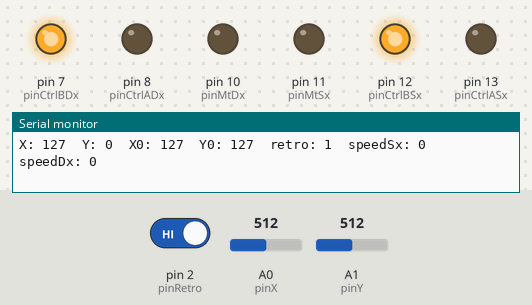
Simulated run of this sketch. Board: Arduino Uno, built with avr-gcc and run on an emulated ATmega328P. Shown: output pins drawn as LEDs (lit = HIGH), the last lines printed to the serial monitor. Inputs (shaded band) come from the test bench; at power-on: A0 (pinX) = 512, A1 (pinY) = 512, pin 2 (pinRetro) HIGH.

Above: at 1.2 s.
1.3 s: A0 (pinX) set to 551
At 2.3 s:
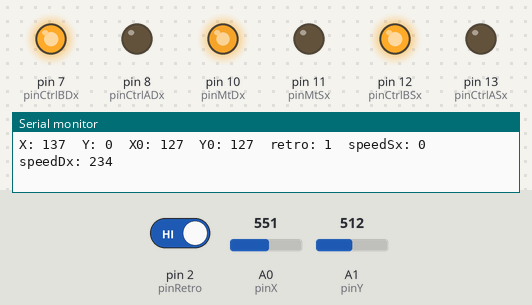
2.9 s: A1 (pinY) set to 493
At 4.0 s:
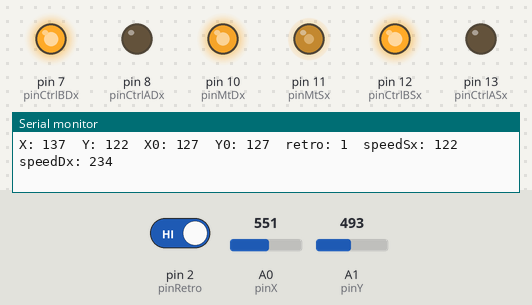
4.5 s: pin 2 (pinRetro) driven LOW
At 5.8 s:
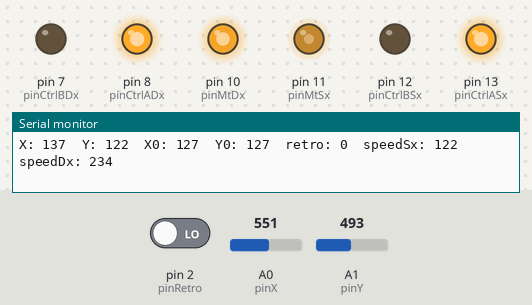
6.1 s: A1 (pinY) set to 511
At 7.4 s:
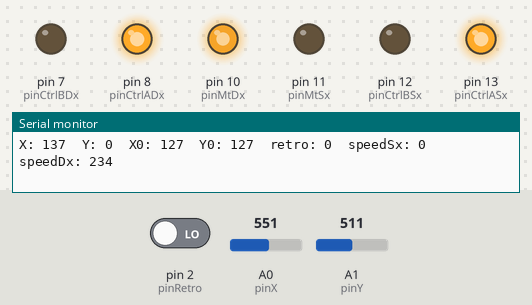
7.7 s: A0 (pinX) set to 511
At 9.0 s:
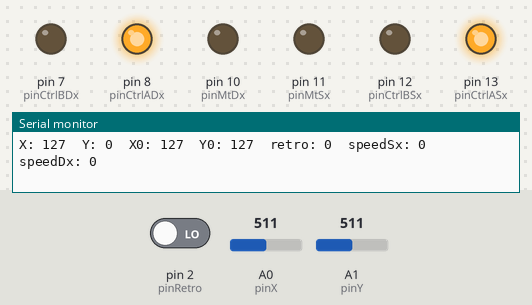
9.3 s: A0 (pinX) set to 478
At 9.8 s:
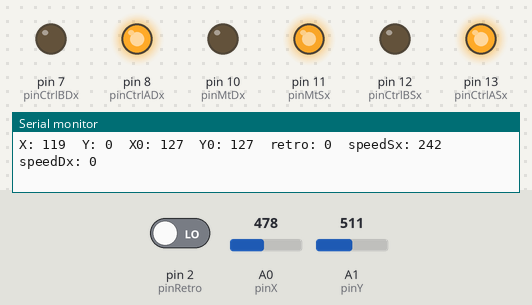
Timing chart, 0 to 11.9 s (numbered marks = the images above; inputs shaded):
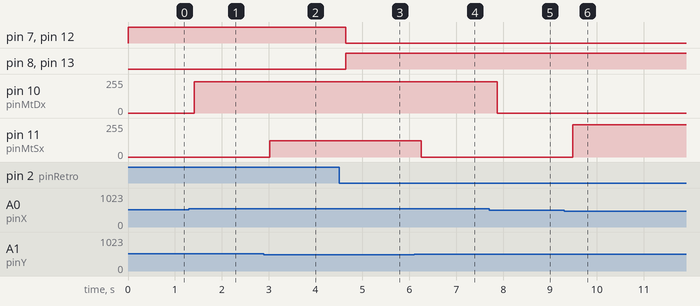

The sketch:

topomoto_003.ino
```cpp
//controllo 2 motori DC da 24 volt 75 watt
/**
per variare la velocità di rotazione uso in input un joystick
che pilota due uscite PWM (motore Sx e motore Dx).

L'asse Y del joystick rappresenta la velocità:
- AVANTI: da 127 a 255
- INDIETRO: da 126 a 0 (solo se interruttore specifico è HIGH)
- STOP: 127

L'asse X del joystick rappresenta la direzione:
- SINISTRA: da 0 a 126
- DESTRA: da 128 a 255
- DRITTO: 127

Per fermare i motori si usa sempre il joystick (Y = 127).


NOTA:
implementare illuminazione STOP: quando Y diminuisce


*/


//input del joystick
const int pinX = A0;
const int pinY = A1;

const int pinMtSx = 11; //PWM motore Sx
const int pinMtDx = 10; //PWM motore Dx
const int pinCtrlASx = 13; //control A motore SX
const int pinCtrlBSx = 12; //control B motore SX
const int pinCtrlADx = 8; //control A motore DX
const int pinCtrlBDx = 7; //control B motore DX
const int pinRetro = 2;


int x = 0; // asse X --> direzione
int y = 0; // asse Y --> velocità
int x0; //valore "zero" dell'asse X (quando il joystick non è toccato)
int y0; //valore "zero" dell'asse Y (quando il joystick non è toccato)
int toll = 5; // tolleranza delle misure


void setup() {
  Serial.begin(9600);

  pinMode(pinRetro, INPUT);
  pinMode(pinCtrlASx, OUTPUT);
  pinMode(pinCtrlBSx, OUTPUT);
  pinMode(pinCtrlADx, OUTPUT);
  pinMode(pinCtrlBDx, OUTPUT);

  initXY();
}

void loop() {
  int speedSx = 0;
  int speedDx = 0;
  boolean retro = (digitalRead(pinRetro) == HIGH); //interruttore per abilitare la retromarcia

  x = map(analogRead(pinX), 0, 1023, 0, 255); ///4;
  y = map(analogRead(pinY), 0, 1023, 0, 255); ///4;

  //Serial.print("X: " + String(x));
  //Serial.println("\tY: " + String(y));


//il joistik tutto giù da 255, tutto su da 0
//l'asse Y va da 255 (tutto giù) a 0 (tutto su)
 // y = 255 -y;

//se retro disabilitata: disabilito il joistick indietro
  if(!retro){
    avanti();
    if(y < (y0 - toll)){
      y = 0;
    }else if (y > (y0 + toll)){
      y = map(y, y0, 255, 1, 255);
    }else if (y > (y0 - toll) && y < (y0 + toll)){
      y = 0;
    }
  }

//se retro abilitata: disabilito il joistick avanti
  if(retro){
    indietro();
    if(y >= (y0 + toll)){
      y = 0;
    }else if (y < (y0 - toll)){
      y = map(y, y0, 0, 1, 60);
    } else if (y > (y0 - toll) && y < (y0 + toll)){
      y = 0;
    }
  }

 ////////////////////////////////////////////

  if(x < (x0 - toll)){ //direzione: SX-----------------------------------------------------------------------------------------------------------------------------------------------------------------------------
    //speedSx= y * (x/127); //x==0 --> motore di sx spento; x==123 --> entrambe i motori accesi
    speedSx = map(x, 0, 125, 0, 255);
    speedDx = y; //motore dx sempre acceso con velocità y

  }else if(x >(x0 + toll)){ // direzione DX
    speedSx = y; //motore sx sempre acceso con velocità y
    speedDx = map(x, 126, 255, 255, 0);  //x==0 --> motore di sx spento; x==123 --> entrambe i motori accesi
  }else if(x > (x0 - toll) && x < (x0 + toll)){
    speedSx = y;
    speedDx = y;
  }

  Serial.print("X: " + String(x));
  Serial.print("\tY: " + String(y));
  Serial.print("\tX0: " + String(x0));
  Serial.print("\tY0: " + String(y0));
  Serial.print("\tretro: " + String(retro));
  Serial.print("\tspeedSx: " + String(speedSx));
  Serial.println("\tspeedDx: " + String(speedDx));

  analogWrite(pinMtSx, speedSx);
  analogWrite(pinMtDx, speedDx);
  delay(200);


}

void initXY(){
  //x0 = analogRead(pinX)/4;
  //y0 = analogRead(pinY)/4;

  x0 = map(analogRead(pinX), 0, 1023, 0, 255);
  y0 = map(analogRead(pinY), 0, 1023, 0, 255);
}

void avanti(){
  digitalWrite(pinCtrlASx, HIGH);
  digitalWrite(pinCtrlBSx, LOW);
  digitalWrite(pinCtrlADx, HIGH);
  digitalWrite(pinCtrlBDx, LOW);
}

void indietro(){
  digitalWrite(pinCtrlASx, LOW);
  digitalWrite(pinCtrlBSx, HIGH);
  digitalWrite(pinCtrlADx, LOW);
  digitalWrite(pinCtrlBDx, HIGH);
}
```

Measured:
- the behaviour switches between 533 and 534 on A0 (pinX) (found by bisection; images 0 and 1)
- the behaviour switches between 494 and 493 on A1 (pinY) (found by bisection; images 1 and 2)
- the behaviour switches between 490 and 489 on A0 (pinX) (found by bisection; images 5 and 6)
- after the input at 1.3 s, pin 10 (pinMtDx): 0/255 → 234/255 after 0.11 s
- after the input at 2.9 s, pin 11 (pinMtSx): 0/255 → 122/255 after 0.13 s
- after the input at 4.5 s, pin 7 (pinCtrlBDx), pin 12 (pinCtrlBSx): HIGH → LOW after 0.14 s; pin 8 (pinCtrlADx), pin 13 (pinCtrlASx): LOW → HIGH after 0.14 s
- after the input at 6.1 s, pin 11 (pinMtSx): 122/255 → 0/255 after 0.16 s
- after the input at 7.7 s, pin 10 (pinMtDx): 234/255 → 0/255 after 0.17 s
- after the input at 9.3 s, pin 11 (pinMtSx): 0/255 → 242/255 after 0.18 s
